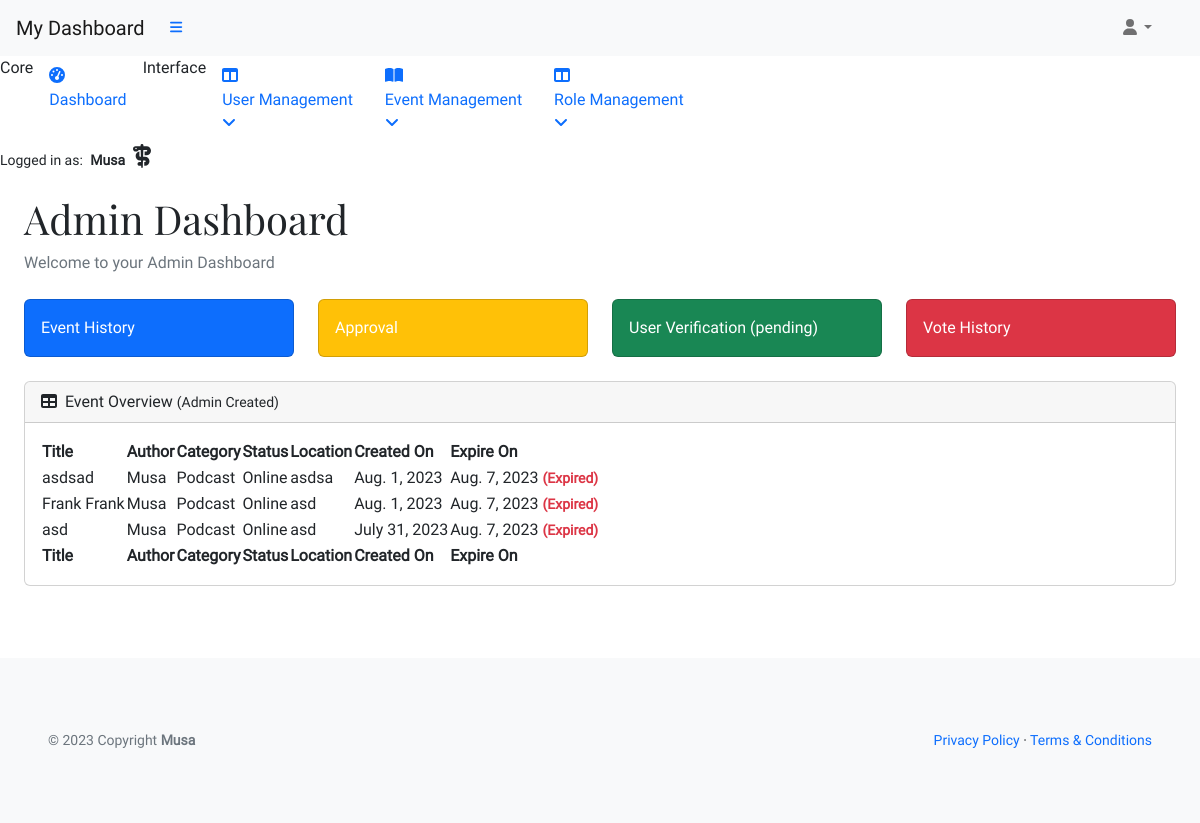
/office/ (signed in), run on the app's committed database.
### musa/models.py (models this page shows)
class UserProfile(AbstractUser):
    verified = models.BooleanField(default=False)
    role = models.IntegerField(choices=ROLES, default=0)
    user_card = models.ManyToManyField(
        'vote_management.VoteCard',
        through='vote_management.VoteRecord', related_name='user_cards')
    class Meta:
        ordering = ['username']
    def __str__(self):
        return self.username

### vote_management/models.py (models this page shows, shortened)
class VoteCard(models.Model):
    title = models.CharField(max_length=33, unique=True)
    slug = models.SlugField(max_length=200, unique=True)
    author = models.ForeignKey(
        'musa.UserProfile', on_delete=models.CASCADE,
        related_name="card_author")
    category = models.ForeignKey(
        Category, on_delete=models.CASCADE, related_name="categories")
    mission = models.CharField(max_length=33)
    location = models.CharField(max_length=33)
    description = models.TextField(max_length=258)
    expire = models.DateField()
    event_image = CloudinaryField('image',
                                  default='placeholder')
    vote_record = models.ManyToManyField('musa.UserProfile',
                                         through='VoteRecord',
                                         related_name='user_votes', blank=True)
    candidates = models.ManyToManyField('ElectedPerson',
                                        related_name='vote_cards',
                                        blank=True)
    status = models.IntegerField(choices=STATUS, default=0)
    excerpt = models.TextField(blank=True)
    type = models.IntegerField(choices=CARD_TYPE, default=0)
    created_on = models.DateField(auto_now_add=True)
    class Meta:
        ordering = ['-created_on']

class Category(models.Model):
    category_name = models.CharField(max_length=50, unique=True)
    class Meta:
        ordering = ['category_name']
        verbose_name_plural = "Categories"

### admin_profile/views.py (the view)
# urls.py: path('office/', AdminDashboard.as_view(),
class AdminDashboard(AdminRequiredMixin, generic.DetailView):
    model = UserProfile
    template_name = 'backend/admin-dashboard/index.html'
    context_object_name = 'admin_dashboard'
    def get_object(self, queryset=None):
        return get_object_or_404(UserProfile, pk=self.request.user.pk)

### admin_profile/views.py (called while the page is built)
    def test_func(self):
        user_profile = self.request.user
        return user_profile and user_profile.role == 2

### templates/backend/admin-dashboard/index.html (shortened to what this page needs)
{% extends "backend/admin-dashboard/base.html" %}
{% block content %}
<div id="layoutSidenav_content">
    <main>
        <div class="container-fluid p-4 pt-0">
            <h1 class="mt-4">Admin Dashboard</h1>
            <ol class="breadcrumb mb-4">
                <li class="breadcrumb-item active">Welcome to your Admin Dashboard</li>
            </ol>
            <div class="row">
                <div class="col-xl-3 col-md-6">
                    <div class="card bg-primary text-white mb-4">
                        <div class="card-body">Event History</div>
                    </div>
                </div>
                <div class="col-xl-3 col-md-6">
                    <div class="card bg-warning text-white mb-4">
                        <div class="card-body">Approval</div>
                    </div>
                </div>
                <div class="col-xl-3 col-md-6">
                    <div class="card bg-success text-white mb-4">
                        <div class="card-body">User Verification (pending)</div>
                    </div>
                </div>
                <div class="col-xl-3 col-md-6">
                    <div class="card bg-danger text-white mb-4">
                        <div class="card-body">Vote History</div>
                    </div>
                </div>
            </div>
            <div class="card mb-4">
                <div class="card-header">
                    <i class="fas fa-table me-1"></i>
                    Event Overview
                    <small> (Admin Created)</small>
                </div>
                <div class="card-body">
                    <table id="datatablesSimple">
                        <thead>
                            <tr>
                                <th>Title</th>
                                <th>Author</th>
                                <th>Category</th>
                                <th>Status</th>
                                <th>Location</th>
                                <th>Created On</th>
                                <th>Expire On</th>
                            </tr>
                        </thead>
                        <tfoot>
                            <tr>
                                <th>Title</th>
                                <th>Author</th>
                                <th>Category</th>
                                <th>Status</th>
                                <th>Location</th>
                                <th>Created On</th>
                                <th>Expire On</th>
                            </tr>
                        </tfoot>
                        <tbody>
                            {% for event in admin_dashboard.card_author.all %}
                            <tr>
                                <td>{{ event.title }}</td>
                                <td>{{ event.author }}</td>
                                <td>{{ event.category.category_name }}</td>
                                <td>{{ event.get_status_display }}</td>
                                <td>{{ event.location }}</td>
                                <td>{{ event.created_on }}</td>
                                {% if event.expire|date:"Y-m-d" == current_date %}
                                <td>{{ event.expire }}
                                    <small class="text-warning fw-semibold">(Today)</small>
                                </td>
                                {% elif event.expire|date:"Y-m-d" < current_date %}
                                <td>{{ event.expire }}
                                    <small class="text-danger fw-semibold">(Expired)</small>
                                </td>
                                {% else %}
                                <td>{{ event.expire }}
                                    <small class="text-success fw-semibold">(Active)</small>
                                </td>
                                {% endif %}
                            </tr>
                            {% endfor %}
                        </tbody>
                    </table>
                </div>
            </div>
        </div>
    </main>
</div>
{% endblock content %}

### templates/backend/admin-dashboard/base.html (shortened to what this page needs)
{% load static %}
{% now "Y-m-d" as current_date %}
{% now "Y" as copyright %}
<!DOCTYPE html>
<html lang="en">
<head>
    <link href="https://cdn.jsdelivr.net/npm/simple-datatables@7.1.2/dist/style.min.css" rel="stylesheet" />
    <link href="{% static 'admin/css/styles.css' %}" rel="stylesheet" />
    <link rel="stylesheet" href="{% static 'custom/css/style.css' %}">
</head>
<body class="sb-nav-fixed">
    <nav class="sb-topnav navbar navbar-expand navbar-light bg-light">
        <a class="navbar-brand ps-3" href="{% url 'admin_dashboard' %}">My Dashboard</a>
        <button class="btn btn-link btn-sm order-1 order-lg-0 me-4 me-lg-0" id="sidebarToggle" href="#!"><i
                class="fas fa-bars"></i></button>
        <div class="d-md-inline-block form-inline ms-auto me-0 me-md-3 my-2 my-md-0">
            <ul class="navbar-nav ms-auto ms-md-0 me-3 me-lg-4">
                <li class="nav-item dropdown">
                    <a class="nav-link dropdown-toggle" id="navbarDropdown" href="#" role="button"
                        data-bs-toggle="dropdown" aria-expanded="false"><i class="fas fa-user fa-fw"></i></a>
                </li>
            </ul>
        </div>
    </nav>
    <div id="layoutSidenav">
        <div id="layoutSidenav_nav">
            <nav class="sb-sidenav accordion sb-sidenav-light" id="sidenavAccordion">
                <div class="sb-sidenav-menu">
                    <div class="nav">
                        <div class="sb-sidenav-menu-heading">Core</div>
                        <a class="nav-link" href="{% url 'admin_dashboard' %}">
                            <div class="sb-nav-link-icon"><i class="fas fa-tachometer-alt"></i></div>
                            Dashboard
                        </a>
                        <div class="sb-sidenav-menu-heading">Interface</div>
                        <a class="nav-link collapsed" href="#" data-bs-toggle="collapse"
                            data-bs-target="#collapseLayouts" aria-expanded="false" aria-controls="collapseLayouts">
                            <div class="sb-nav-link-icon"><i class="fas fa-columns"></i></div>
                            User Management
                            <div class="sb-sidenav-collapse-arrow"><i class="fas fa-angle-down"></i></div>
                        </a>
                        <a class="nav-link collapsed" href="#" data-bs-toggle="collapse" data-bs-target="#collapsePages"
                            aria-expanded="false" aria-controls="collapsePages">
                            <div class="sb-nav-link-icon"><i class="fas fa-book-open"></i></div>
                            Event Management
                            <div class="sb-sidenav-collapse-arrow"><i class="fas fa-angle-down"></i></div>
                        </a>
                        <a class="nav-link collapsed" href="#" data-bs-toggle="collapse" data-bs-target="#collapseRoles"
                            aria-expanded="false" aria-controls="collapseRoles">
                            <div class="sb-nav-link-icon"><i class="fas fa-columns"></i></div>
                            Role Management
                            <div class="sb-sidenav-collapse-arrow"><i class="fas fa-angle-down"></i></div>
                        </a>
                    </div>
                </div>
                <div class="sb-sidenav-footer">
                    <div class="small">Logged in as:
                        <span class="px-1"><strong>{{ request.user.username }}
                                {% if request.user.role == 2 %}
                                <i class="fa-solid fa-staff-snake px-1 fs-4 text"></i>
                                {% endif %}
                            </strong>
                        </span>
                    </div>
                </div>
            </nav>
        </div>
        {% block content %}
        {% endblock content %}
    </div>
    <footer class="py-4 bg-light mt-4">
        <div class="container-fluid p-5">
            <div class="d-flex align-items-center justify-content-between small">
                <div class="text-muted">        © {{ copyright }} Copyright
                    <a class="text-reset fw-bold" href="https://github.com/plexoio/musa">Musa</a></div>
                <div>
                    <a href="{% url 'policy_page' %}" target="_blank">Privacy Policy</a>
                    &middot;
                    <a href="{% url 'terms_page' %}" target="_blank">Terms &amp; Conditions</a>
                </div>
            </div>
        </div>
    </footer>
</body>
</html>

### static/custom/css/style.css (style rules this page uses)
* { font-family: 'Roboto', Fairplay, sans-serif; }
h1 { font-family: 'Fairplay', Roboto, sans-serif; }
a { text-decoration: none; }

### data on the page
UserProfile: user.username "Musa"
VoteCard: title "asdsad", author "Musa", category.category_name "Podcast", status "Online", location "asdsa", created_on "Aug. 1, 2023", expire "Aug. 7, 2023"
VoteCard: title "Frank Frank", author "Musa", category.category_name "Podcast", status "Online", location "asd", created_on "Aug. 1, 2023", expire "Aug. 7, 2023"
VoteCard: title "asd", author "Musa", category.category_name "Podcast", status "Online", location "asd", created_on "July 31, 2023", expire "Aug. 7, 2023"

### other printed values
{{ copyright }} "2023"
